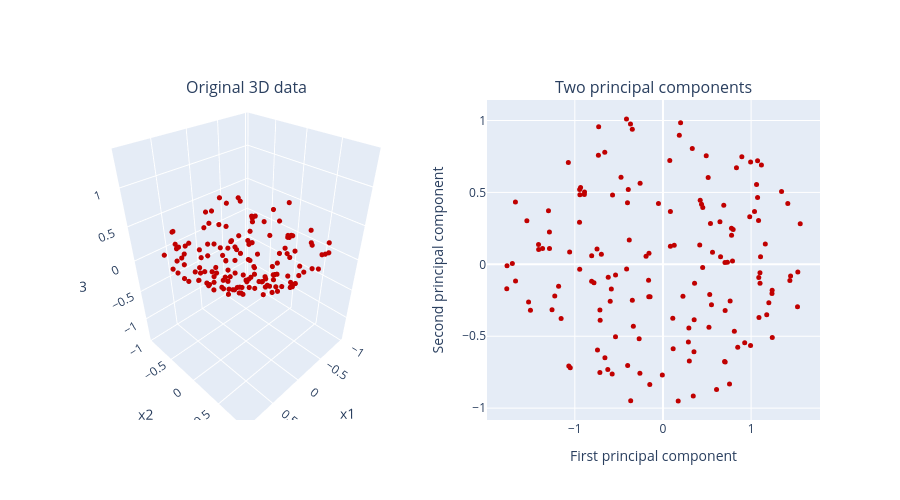

Source (notebook cell):
### Code cell
deb.update_layout(yaxis2 = dict(title_text = 'test', visible=True))

### Figure 1 — Plotly figure (JSON) as saved in the notebook; plotly's stock layout.template omitted (floating-point values rounded to 4 significant figures; data arrays with more than 128 entries replaced by an {"elided": "..."} marker saying what was removed)
{"data": [{"marker": {"color": "#C00000", "size": 3}, "mode": "markers", "name": "3D data", "scene": "scene", "type": "scatter3d", "x": {"elided": "150 float values"}, "y": {"elided": "150 float values"}, "z": {"elided": "150 float values"}}, {"marker": {"color": "#C00000", "size": 5}, "mode": "markers", "name": "PCA", "type": "scatter", "x": {"elided": "150 float values"}, "xaxis": "x", "y": {"elided": "150 float values"}, "yaxis": "y"}], "layout": {"annotations": [{"font": {"size": 16}, "showarrow": false, "text": "Original 3D data", "x": 0.225, "xanchor": "center", "xref": "paper", "y": 1, "yanchor": "bottom", "yref": "paper"}, {"font": {"size": 16}, "showarrow": false, "text": "Two principal components", "x": 0.775, "xanchor": "center", "xref": "paper", "y": 1, "yanchor": "bottom", "yref": "paper"}], "height": 500, "scene": {"domain": {"x": [0, 0.45], "y": [0, 1]}, "xaxis": {"title": {"text": "x1"}}, "yaxis": {"title": {"text": "x2"}}, "zaxis": {"title": {"text": "x3"}}}, "showlegend": false, "xaxis": {"anchor": "y", "domain": [0.55, 1], "title": {"text": "First principal component"}}, "yaxis": {"anchor": "x", "domain": [0, 1], "title": {"text": "Second principal component"}}, "yaxis2": {"title": {"text": "test"}, "visible": true}}}
